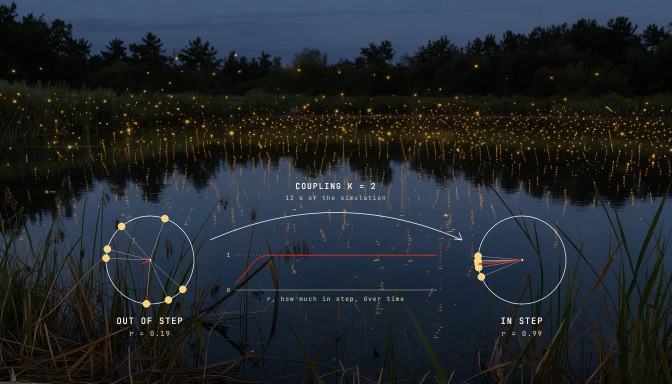
#> input picture Shop/FLUX (Hugging Face)/proofs/2026-11-15-split-way/split.png, 1344 x 768 px (shown at 1/2 size)
$ python sheet.py
#> lines starting #> are read from the running program, lines starting #| are printed output that depends on the picture
"""Contact sheet for the split-way test: the four finished pieces, labelled. Needs pillow."""
from pathlib import Path
from PIL import Image, ImageDraw, ImageFont
HERE = Path(__file__).parent
CELLS = [("split.png", "SPLIT: FLUX.3 Klein plate + drawn SVG diagram"), ("drawn.png", "ALL DRAWN: SVG from code"),
         ("whole-klein.png", "ALL GENERATED: FLUX.3 Klein"), ("whole-krea.png", "ALL GENERATED: FLUX.1 Krea-dev (the pin)")]
w, h, pad, lab = 672, 384, 24, 34
f = ImageFont.truetype("/Library/Fonts/JetBrainsMono-Bold.ttf", 15)
sheet = Image.new("RGB", (2 * w + 3 * pad, 2 * (h + lab) + 3 * pad), "#f0eee5"); d = ImageDraw.Draw(sheet)
#> after `sheet = Image.new('RGB', (2 * w + 3 * pad, 2 * (h + lab) + 3 * pad), '`:
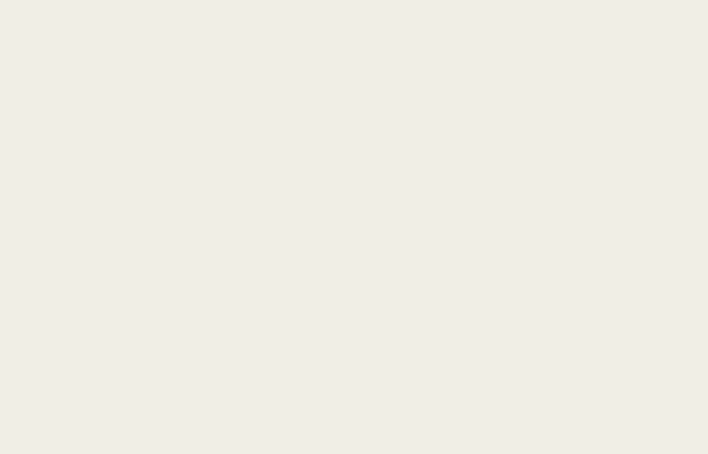
#> sheet: PIL image 1416x908 RGB (shown at 1/2 size); mean R, G, B 240, 238, 229
for i, (fn, label) in enumerate(CELLS):
    x, y = pad + (i % 2) * (w + pad), pad + (i // 2) * (h + lab + pad)
    d.text((x, y + 6), label, font=f, fill="#1a1916")
    sheet.paste(Image.open(HERE / fn).convert("RGB").resize((w, h), Image.LANCZOS), (x, y + lab))
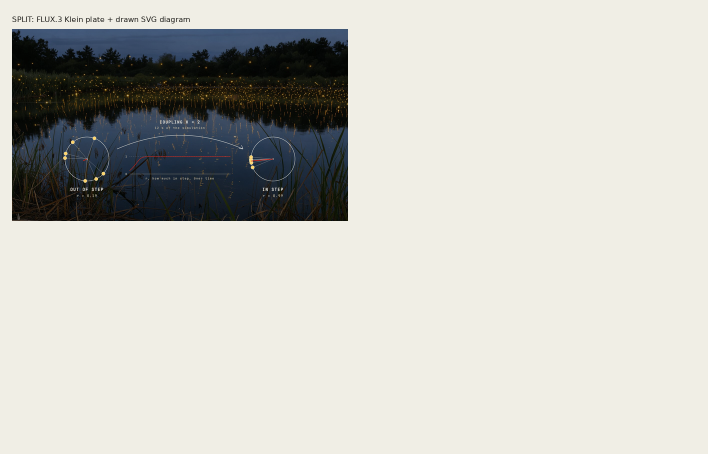
#> sheet: PIL image 1416x908 RGB (shown at 1/2 size); mean R, G, B 198.3, 197.9, 191.6
    d.rectangle([x - 1, y + lab - 1, x + w, y + lab + h], outline="#b8b09a")
#> pass 2 of the loop `for i, (fn, label) in enumerate(CELLS):`:
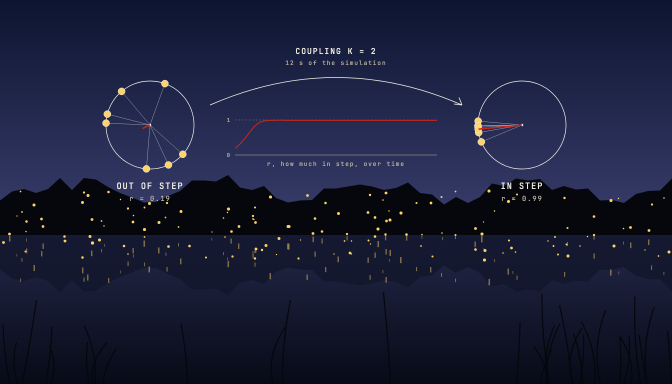
#> input picture Shop/FLUX (Hugging Face)/proofs/2026-11-15-split-way/drawn.png, 1344 x 768 px (shown at 1/2 size)
#> `sheet.paste(Image.open(HERE / fn).convert("RGB").resize((w, h), Image...`:
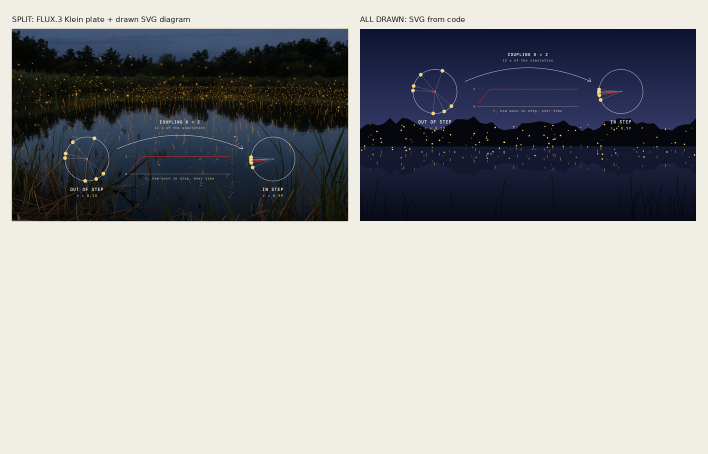
#> sheet: PIL image 1416x908 RGB (shown at 1/2 size); mean R, G, B 155, 155.9, 156.5
#> pass 3 of the loop `for i, (fn, label) in enumerate(CELLS):`:
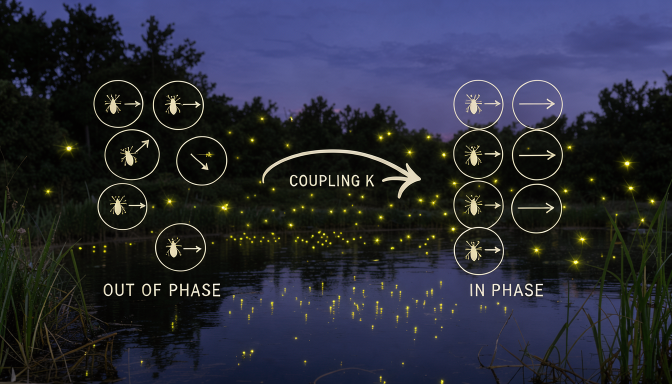
#> input picture Shop/FLUX (Hugging Face)/proofs/2026-11-15-split-way/whole-klein.png, 1344 x 768 px (shown at 1/2 size)
#> `sheet.paste(Image.open(HERE / fn).convert("RGB").resize((w, h), Image...`:
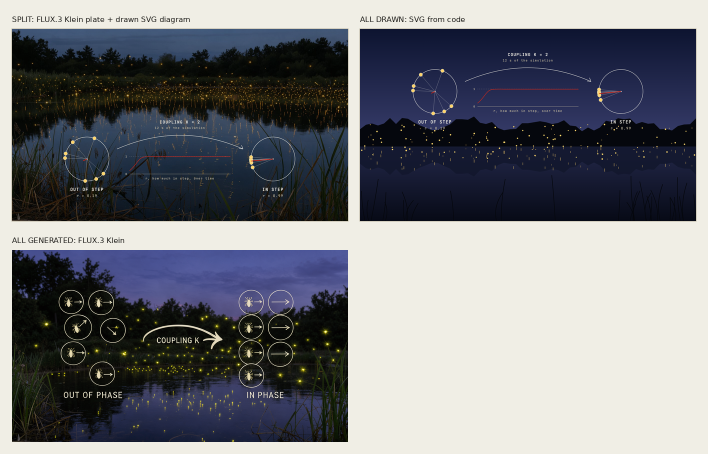
#> sheet: PIL image 1416x908 RGB (shown at 1/2 size); mean R, G, B 115, 116.7, 121.8
#> the loop made 4 passes; the first 3 are shown
sheet.save(HERE / "compare.jpg", quality=86); print("compare.jpg", (HERE / "compare.jpg").stat().st_size)
#> after `sheet.save(HERE / 'compare.jpg', quality=86)`:
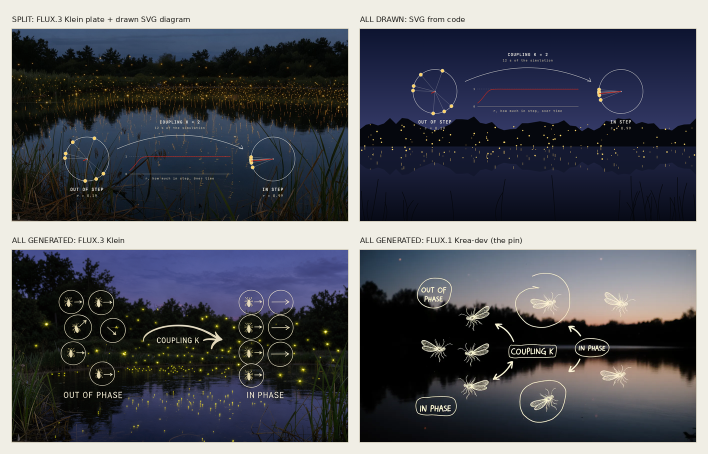
#> saved as compare.jpg: PIL image 1416x908 RGB (shown at 1/2 size); mean R, G, B 81.2, 83.2, 90.5
#> (the run stopped early here; a loop or call above may not have finished)
